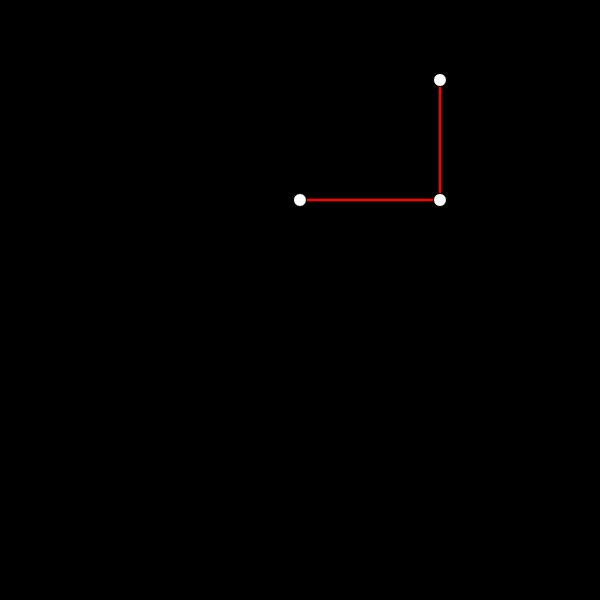
Frame 1 (no input)
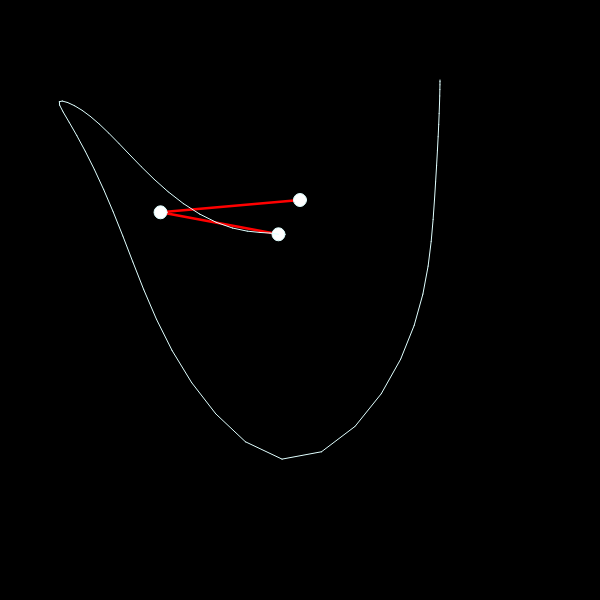
Frame 60 (no input)
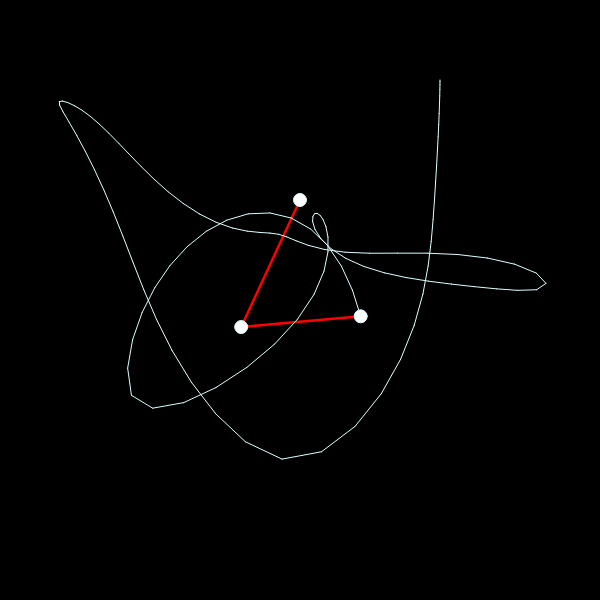
Frame 120 (the mouse pressed at the canvas centre since frame 60)

The p5.js sketch that drew these frames (run headless with seeded random() and noise() and a simulated clock; from frame 60 on, the mouse is pressed at the canvas centre):

// p5.js sketch
// ── sketch.js

let g = 1.6;

let m1=13; let m2=13;
let l1=140; let l2=120;
let a1=Math.PI/2; let a2=Math.PI; 

let a1_v=0; let a2_v=0;
let a1_a; let a2_a;

let points = [];

function setup(){
    createCanvas(600, 600);
}

function draw(){

    let den = 2*m1 + m2 - m2*Math.cos(2*(a1-a2));

    let num1 = -g*(2*m1 + m2)*Math.sin(a1) - m2*g*Math.sin(a1 - 2*a2) - 2*Math.sin(a1 - a2)*m2*(a2_v*a2_v*l2 + a1_v*a1_v*l1*Math.cos(a1 - a2));
    let num2 = 2*Math.sin(a1 - a2)*(a1_v*a1_v*l1*(m1 + m2) + g*(m1 + m2)*Math.cos(a1) + a2_v*a2_v*l2*m2*Math.cos(a1 - a2));

    a1_a = num1/(l1*den);
    a2_a = num2/(l2*den);

    background(0);
    translate(300, 200);
    let x1 = l1*Math.sin(a1);
    let y1 = l1*Math.cos(a1);

    let x2 = x1 + l2*Math.sin(a2);
    let y2 = y1 + l2*Math.cos(a2);

    if((a1>Math.PI/2&&a2>0)||(a1<(-1)*Math.PI/2&&a2<0)){
        push();
        stroke(0, 0, 255);
        strokeWeight(2.5);
        line(0, 0, x1, y1);
        line(x1, y1, x2, y2);
        pop();
    }else{
        push();
        stroke(255, 0, 0);
        strokeWeight(2.5);
        line(0, 0, x1, y1);
        line(x1, y1, x2, y2);
        pop();
    }
    ellipse(0, 0, 13, 13);
    ellipse(x1, y1, m1, m1);
    ellipse(x2, y2, m2, m2);

    if(points.length>1500){
        points.shift();
    }
    points.push(createVector(x2, y2));
    let test=0;
    for(let i=0;i<points.length-1;i++){
        stroke([225-test, 255, 255]);
        strokeWeight(1);
        line(points[i].x, points[i].y, points[i+1].x, points[i+1].y);
        if((i+1)%15===0){
            test++;
        }
    }
    a1_v+=a1_a;
    a2_v+=a2_a;
    a1+=a1_v;
    a2+=a2_v;
}
